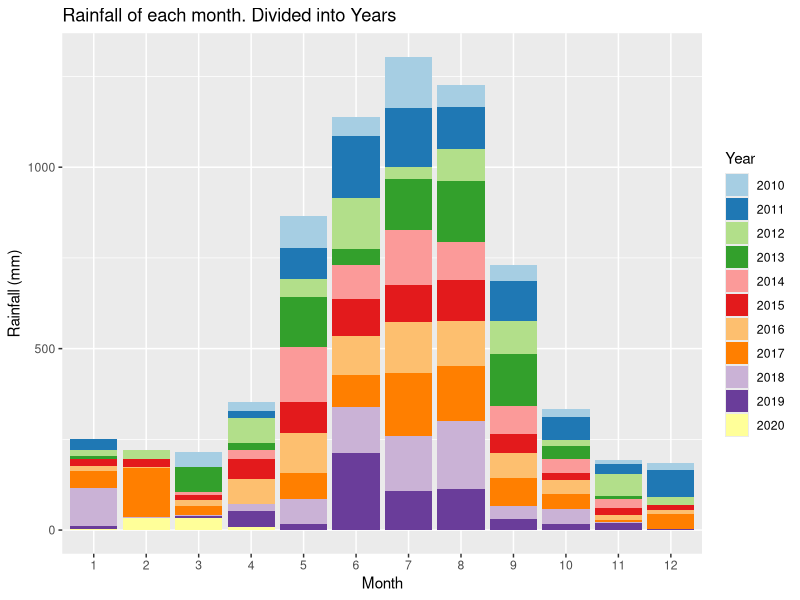
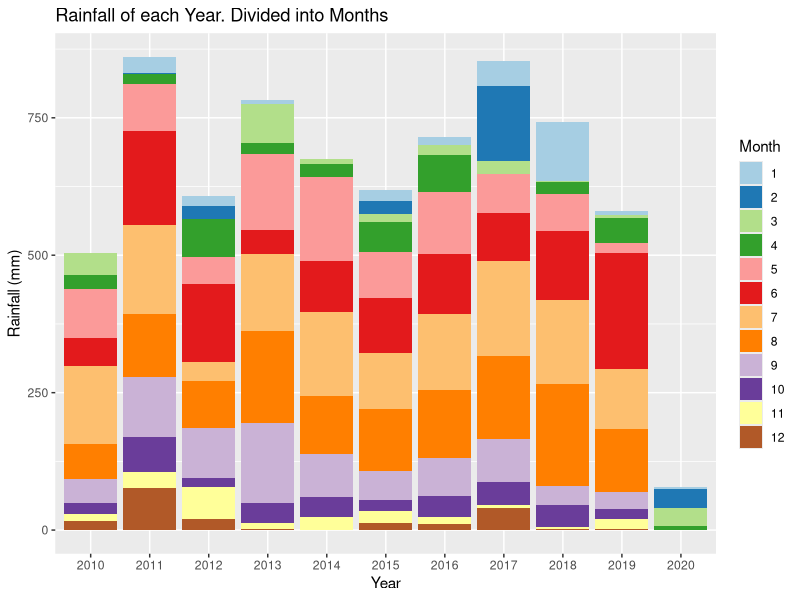
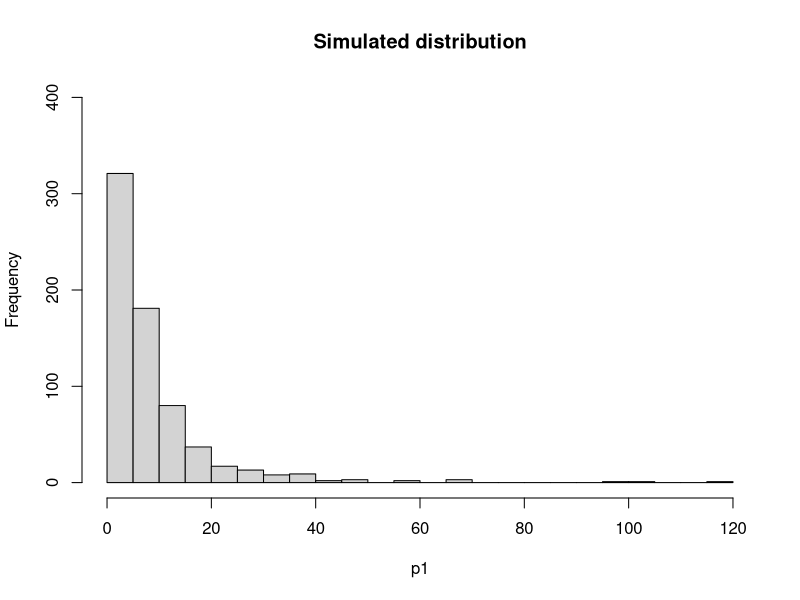
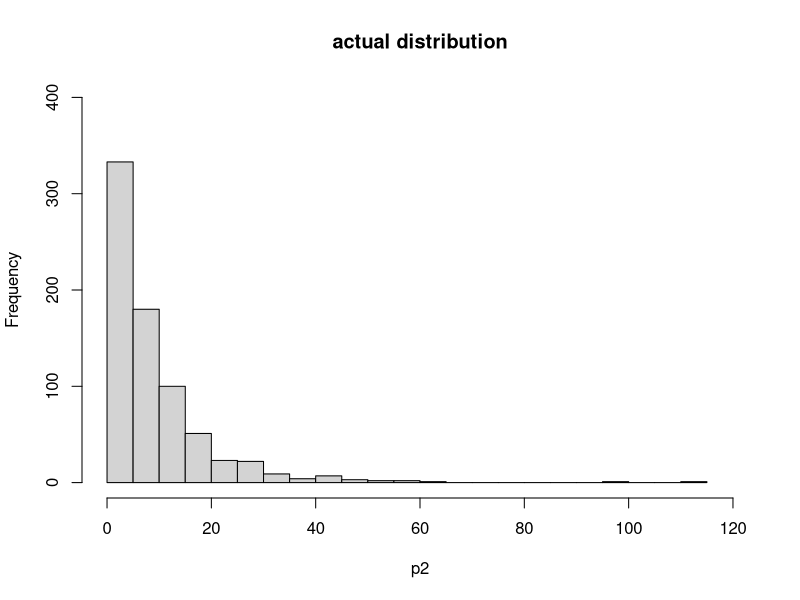
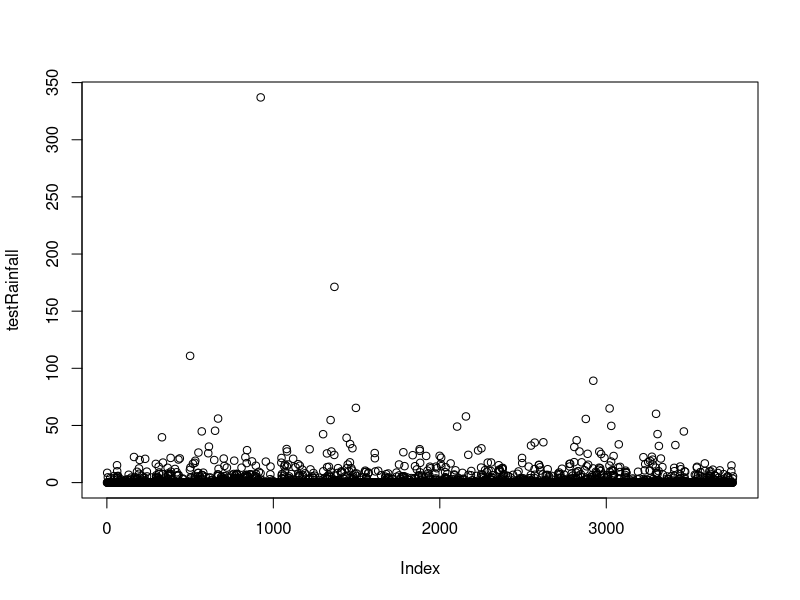
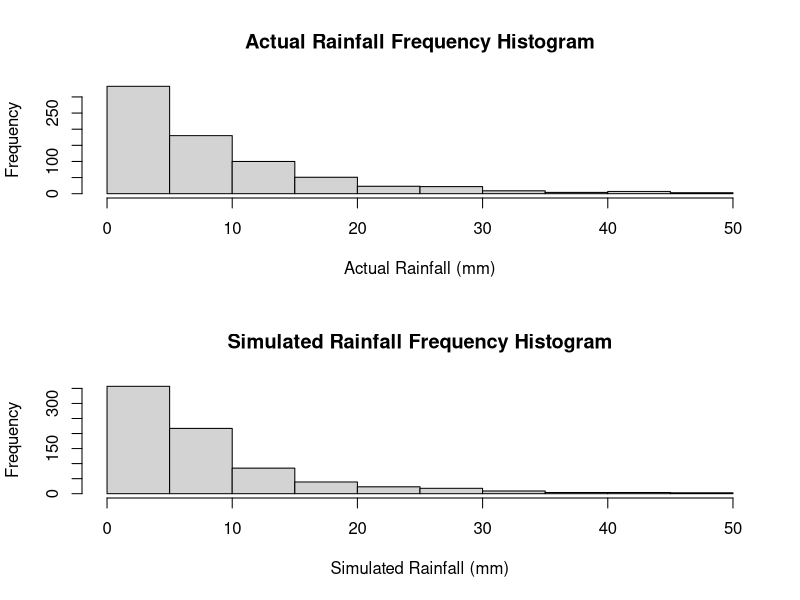
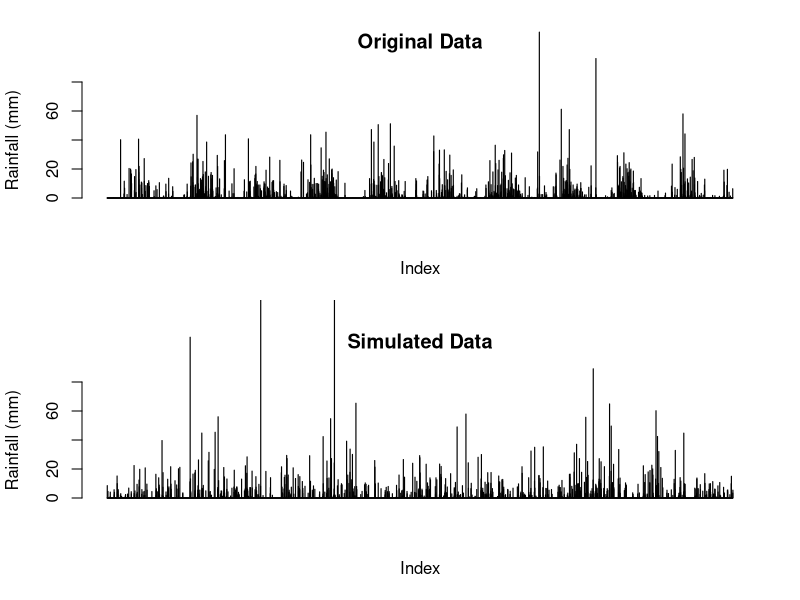
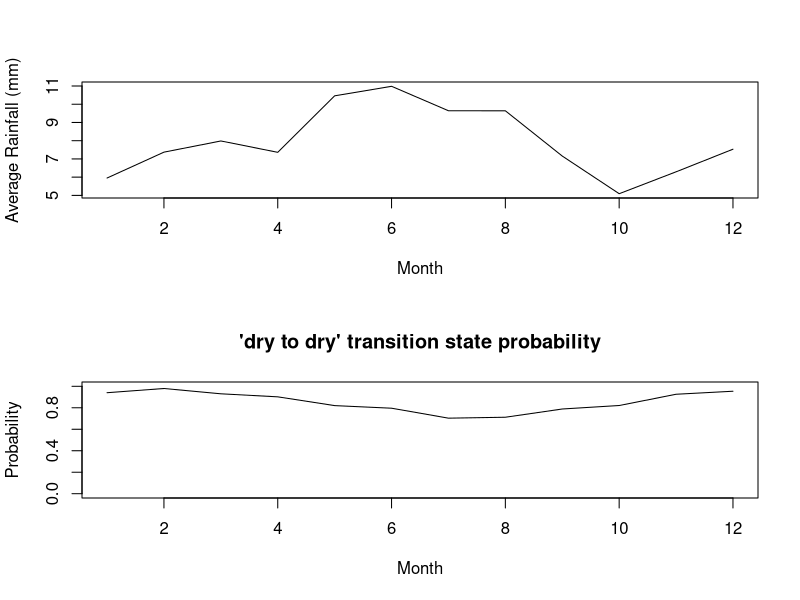

R code for these plots, in order:
## ---- chunk 1
knitr::opts_chunk$set(echo = TRUE)
## ---- chunk 2
# Reading in the data from the csv file
data <-  read.csv("IDCJAC0009_009225_1800_Data.csv")
weather_data <- data
weather_data <- weather_data[which(is.na(weather_data$Rainfall.amount..millimetres.) == FALSE),] # Excludes rows with no rainfall record made 
## ---- chunk 3
weather_data$date <- do.call(paste, c(weather_data[c("Day", "Month", "Year")], sep = "-")) # Creating a column that contains the date for easy indentification
## ---- chunk 4
# Function to categorise day as either 'wet' or 'dry' for the Markov Chain functions
state <- function(x){
  stateList <- c()
  for(ii in 1:length(x)){
    if(x[ii] < 1){
      stateList <- c(stateList, "dry")
    }
    if(x[ii] >= 1){
      stateList <- c(stateList, "wet")
    }
  }
  return(stateList)
}
weather_data$state <- state(weather_data$Rainfall.amount..millimetres.)
## ---- chunk 5
# Function establishing Markov Chain transition state. Establishing the relationship between the rainfall of a given day and the day before it.
transitionState <- function(x){
  transitionStateList <- c('') # Can't find transition state of first observation.
  for(i in 2:length(x)){
    if(x[i] == "dry"){
      if (x[i-1] == "dry"){
        transitionStateList <- c(transitionStateList, "DryToDry")
      }
      else {
        transitionStateList <- c(transitionStateList, "WetToDry")
      }
    }
    if(x[i] == "wet"){
      if (x[i-1] == "dry"){
        transitionStateList <- c(transitionStateList, "DryToWet")
      }
      else {
        transitionStateList <- c(transitionStateList, "WetToWet")
      }
    }
  }
  return(transitionStateList)
}
weather_data$transitionState <- transitionState(weather_data$state)
## ---- chunk 6
train_data <- subset(weather_data, Year >= 2010) # Only look at the most recent, relevant data.
library(ggplot2)
library(RColorBrewer)

# Explorative plots investigating the distribution of rainfall across months and years

# Plotting the rainfall data (grouped by years and months)
# Distribution of rainfall by month (segmented by year)
ggplot(train_data, aes(x = factor(Month), y = Rainfall.amount..millimetres., fill = factor(Year))) + 
  geom_bar(stat = "identity") + 
  scale_fill_brewer(palette = "Paired") + 
  xlab("Month")+
  ylab("Rainfall (mm)")+
  labs(fill = "Year")+
  ggtitle("Rainfall of each month. Divided into Years")
# There does appear to be a rough distribution of rainfall by month. Most years May, June, July, August, and September (month 5-9) have the most rain. There are outliers

ggplot(train_data, aes(x = factor(Year), y = Rainfall.amount..millimetres., fill = factor(Month))) + 
  geom_bar(stat = "identity") + 
  scale_fill_brewer(palette = "Paired") + 
  xlab("Year")+
  ylab("Rainfall (mm)")+
  labs(fill = "Month")+
  ggtitle("Rainfall of each Year. Divided into Months")
# There does not appear to be any obvious pattern in the rainfall across the 10 years (note. 2020 only contains 4 months of data, hence the low rainfall). The average looks to be around 650-700 mm. 
## ---- chunk 7
table(train_data$Month, train_data$Year) # only four months of data in 2020
## ---- chunk 8
#Calculating transition state probabilities, in general (no respect to month or season)
weatherTable <- table(train_data$transitionState)

probWetToWet = weatherTable['WetToWet'] / (weatherTable['WetToWet'] + weatherTable['WetToDry'])
probWetToWet

probDryToDry = weatherTable['DryToDry'] / (weatherTable['DryToDry'] + weatherTable['DryToWet'])
probDryToDry
## ---- chunk 9
#Basic generator (No seasonal variation)

currentState = "dry" # Years start with very little rain, so more likely to start dry

#calculated above
generateRainfallBasic <- function(genLength){
  rainAmountList <- c()
  for (i3 in 1:genLength){
    if (currentState == "dry"){
      if (runif(1) < probDryToDry){
        currentState = "dry"
      }
      else{
        currentState = "wet"
      }
    }
    else if (currentState == "wet"){
      if (runif(1) < probWetToWet){
        currentState = "wet"
      }
      else{
        currentState = "dry"
      }
    }
                                      #generating amount of rainfall if state is wet, else 0
    if (currentState == "wet"){
      rainAmount <- 5*exp(rnorm(1))
      rainAmountList <- c(rainAmountList, rainAmount)
    }
    else{
      rainAmountList <- c(rainAmountList, 0)
    }
  }
  return(rainAmountList)
}
## ---- chunk 10
#comparing log-normal against actual data, veeerryyyy close fit, will use log-normal for rainfall sim
p1 <- 5*exp(rnorm(732))
p1 <- p1[p1>1]
hist(p1, breaks = 30, xlim = c(0,120), ylim = c(0,400), main = "Simulated distribution")

p2 <- train_data$Rainfall.amount..millimetres.[train_data$Rainfall.amount..millimetres.>1]
hist(p2, breaks = 30, xlim = c(0,120), ylim = c(0,400), main = "actual distribution")

## ---- chunk 11
#Basic generator tests
testRainfall = generateRainfallBasic(3761)
plot(testRainfall)

par(mfrow=c(2,1))
hist(train_data$Rainfall.amount..millimetres.[train_data$Rainfall.amount..millimetres.>1 & train_data$Rainfall.amount..millimetres.<50], xlab = "Actual Rainfall (mm)", main = "Actual Rainfall Frequency Histogram")
hist(testRainfall[testRainfall > 1 & testRainfall <50], xlab = "Simulated Rainfall (mm)", main = "Simulated Rainfall Frequency Histogram")

par(mfrow=c(2,1))
barplot(train_data$Rainfall.amount..millimetres., ylim = c(0,80), main = "Original Data", ylab = "Rainfall (mm)", xlab = "Index")
barplot(testRainfall, ylim = c(0,80), main = "Simulated Data", ylab = "Rainfall (mm)", xlab = "Index")
## ---- chunk 12
#Calculates the transition probabilities for each month
transitonStatesMonthsFrame <- data.frame(list(rep(0, 12), list(rep(0, 12), list(rep(0, 12), list(rep(0, 12)))))) #Initialises 12x4 frame filled with zeroes (4 columns for each transition state, 12 rows for each month)
names(transitonStatesMonthsFrame) <- c('DryToDry', 'DryToWet', 'WetToDry', 'WetToWet')

#Makes the dataframe with the count of each transition state with each month
for (i4 in 1:dim(train_data)[1]){
  tempTransitionState <- train_data[i4, 'transitionState']
  tempMonth <- train_data[i4, 'Month'] 
  transitonStatesMonthsFrame[tempMonth, tempTransitionState] <- transitonStatesMonthsFrame[tempMonth, tempTransitionState]+1 # increase count of tempTransitionState for month tempMonth by 1
}
## ---- chunk 13
#Calculates the transition state probabilities for each month in the data frame
probTransitonStatesMonthsFrame <- transitonStatesMonthsFrame
for (i in 1:dim(transitonStatesMonthsFrame)[1]){
  
  probTransitonStatesMonthsFrame[i, 'DryToDry'] <- transitonStatesMonthsFrame[i, 'DryToDry'] / (transitonStatesMonthsFrame[i, 'DryToDry'] + transitonStatesMonthsFrame[i, 'DryToWet'])
  
  probTransitonStatesMonthsFrame[i, 'DryToWet'] <- transitonStatesMonthsFrame[i, 'DryToWet'] / (transitonStatesMonthsFrame[i, 'DryToDry'] + transitonStatesMonthsFrame[i, 'DryToWet'])
    
  probTransitonStatesMonthsFrame[i, 'WetToDry'] <- transitonStatesMonthsFrame[i, 'WetToDry'] / (transitonStatesMonthsFrame[i, 'WetToDry'] + transitonStatesMonthsFrame[i, 'WetToWet'])
    
  probTransitonStatesMonthsFrame[i, 'WetToWet'] <- transitonStatesMonthsFrame[i, 'WetToWet'] / (transitonStatesMonthsFrame[i, 'WetToDry'] + transitonStatesMonthsFrame[i, 'WetToWet'])
}
## ---- chunk 14
#testing average rainfall when its rains in each month, and for wettowet vs drytowet transitions.
test_w2w <- train_data$Rainfall.amount..millimetres.[train_data$transitionState == "WetToWet"]
test_d2w <- train_data$Rainfall.amount..millimetres.[train_data$transitionState == "DryToWet"]
mean(test_w2w)
mean(test_d2w)
wilcox.test(test_d2w, test_w2w)
#since resulting wilcox test p-value is 0.85, we conclude that theres no difference in rainfall depending on the transition state, and do not need to include it in our model.

test_rainfallPerMonth <- train_data[train_data$state == "wet",c(4,6)]
kruskal.test(Rainfall.amount..millimetres. ~ Month, data = test_rainfallPerMonth)
#p-val = 0.00016, therefore difference between average rainfall for each month

## ---- chunk 15
#calculating the mean rainfall when it rains for each month, to change how much it rains according to the generator later on. Limited to less than 60 mls as the dataset is not large enough for large rainfall amounts (such as 114ml in feburary) to not throw the mean off.
rainMonthData <- c()
for (i in 1:12){
  temp<- train_data$Rainfall.amount..millimetres.[train_data$state == "wet" & train_data$Month == i & train_data$Rainfall.amount..millimetres. < 60]
  rainMonthData <- c(rainMonthData, list(temp))
  rm(temp)
}

rainfallAvgMonth <- sapply(rainMonthData, mean)

## ---- chunk 16
plot(c(1:12), rainfallAvgMonth, type = "l", xlab = "Month", ylab = "Average Rainfall (mm)")
## ---- chunk 17
#How the transition state probabilities vary for each month
plot(probTransitonStatesMonthsFrame$DryToDry, ylim = c(0,1), xlab = "Month", main = "'dry to dry' transition state probability", type = 'l', ylab = "Probability")
plot(probTransitonStatesMonthsFrame$WetToWet, ylim = c(0,1), xlab = "Month", main = "'wet to wet' transition state probability", type = 'l', ylab = "Probability")
## ---- chunk 18

#weather generator accounting  for seasonal variation of transition states 
#yes this is just a spicy version of basic generator it's mostly the same in fact if i forget to even do this it is the same

#Weather generator accounting  for seasonal variation of transition states or something i hope
#Yes this is just a spicy version of basic generator it's mostly the same in fact if i forget to even do this it is the same


generateRainfallSeasonal <- function(input){
  # input must be weather_data or a subset of weather_data
  currentState = "dry" #can make this into a random choice later
  rainAmountList <- c()
  for (i5 in 1:dim(input)[1]){
    if (currentState == "dry"){
      if (runif(1) < probTransitonStatesMonthsFrame[input[i5, 'Month'], 'DryToDry']){ #now inputs depending on the month of input
        currentState = "dry"
      }
      else{
        currentState = "wet"
      }
    }
    else if (currentState == "wet"){
      if (runif(1) < probTransitonStatesMonthsFrame[input[i5, 'Month'], 'WetToWet']){
        currentState = "wet"
      }
      else{
        currentState = "dry"
      }
    }
                                      #generating amount of rainfall if state is wet, else 0
    if (currentState == "wet"){
      
      #rainAmount <- 5*exp(rnorm(1)) #now log-normal dist, 5 used because is close to mean of weather_data's / the mean of what exp(rnorm(1)) is by default /// Old Version 
      rainAmount <- rainfallAvgMonth[input[i5, 'Month']]*exp(rnorm(1))/1.648 #average of exp(rnorm(1)) is ~1.648, so we divide by that so the average of each month will just be the actual average calculated from rainfallAvgMonth.
      
      rainAmountList <- c(rainAmountList, rainAmount)
    }
    else{
      rainAmountList <- c(rainAmountList, 0)
    }
  }
  return(rainAmountList)
}
## ---- chunk 19
#testing code for seasonal generator
inputSeasonalRainfall <- dplyr::select(train_data, 'Year', 'Month', 'Day') #using existing train data's dates to input to function, instead of putting in just how many to generate

testSeasonalRainfall = generateRainfallSeasonal(inputSeasonalRainfall)
## ---- chunk 20
par(mfrow=c(2,1))
barplot(train_data$Rainfall.amount..millimetres., ylim = c(0,80), main = "Original Data", ylab = "Rainfall (mm)", xlab = "Index")
barplot(testSeasonalRainfall, ylim = c(0,80), main = "Simulated Data - seasonal", ylab = "Rainfall (mm)", xlab = "Index")
## ---- chunk 21
#comparing log-normal against actual data, veery close fit, will use log-normal for rainfall sim
p1 <- 5*exp(rnorm(732))
p1 <- p1[p1>1]
hist(p1, breaks = 30, xlim = c(0,120), ylim = c(0,400), main = "Simulated distribution")

p2 <- train_data$Rainfall.amount..millimetres.[train_data$Rainfall.amount..millimetres.>1]
hist(p2, breaks = 30, xlim = c(0,120), ylim = c(0,400), main = "actual distribution")

## ---- chunk 22
set.seed(100345)

sampID <- sample.int(nrow(train_data), size = 0.5*nrow(train_data), replace = FALSE)
train_data <- train_data[sampID,] # 50% of data for training
test_data <- train_data[-sampID,] # 50% for testing
## ---- chunk 23
#code to calculate transition probabilities for each month (copied from earlier)

transitonStatesMonthsFrame <- data.frame(list(rep(0, 12), list(rep(0, 12), list(rep(0, 12), list(rep(0, 12)))))) #initialising frame by creating 12x4 frame filled with zeroes
names(transitonStatesMonthsFrame) <- c('DryToDry', 'DryToWet', 'WetToDry', 'WetToWet') #name da columns

for (i4 in 1:dim(train_data)[1]){ #making dataframe with count of each transition state for each month
  tempTransitionState <- train_data[i4, 'transitionState']
  tempMonth <- train_data[i4, 'Month']
  transitonStatesMonthsFrame[tempMonth, tempTransitionState] <- transitonStatesMonthsFrame[tempMonth, tempTransitionState]+1
}
## ---- chunk 24
#also copied from earlier
probTransitonStatesMonthsFrame<- transitonStatesMonthsFrame
for (i in 1:dim(transitonStatesMonthsFrame)[1]){ #calculating transition probs for each month in df
  
  probTransitonStatesMonthsFrame[i, 'DryToDry'] <- transitonStatesMonthsFrame[i, 'DryToDry'] / (transitonStatesMonthsFrame[i, 'DryToDry'] + transitonStatesMonthsFrame[i, 'DryToWet'])
  
  probTransitonStatesMonthsFrame[i, 'DryToWet'] <- transitonStatesMonthsFrame[i, 'DryToWet'] / (transitonStatesMonthsFrame[i, 'DryToDry'] + transitonStatesMonthsFrame[i, 'DryToWet'])
    
  probTransitonStatesMonthsFrame[i, 'WetToDry'] <- transitonStatesMonthsFrame[i, 'WetToDry'] / (transitonStatesMonthsFrame[i, 'WetToDry'] + transitonStatesMonthsFrame[i, 'WetToWet'])
    
  probTransitonStatesMonthsFrame[i, 'WetToWet'] <- transitonStatesMonthsFrame[i, 'WetToWet'] / (transitonStatesMonthsFrame[i, 'WetToDry'] + transitonStatesMonthsFrame[i, 'WetToWet'])
}
## ---- chunk 25
#generate test data
testSeasonalRainfall50 = generateRainfallSeasonal(train_data)
## ---- chunk 26
par(mfrow = c(2, 1))

barplot(testSeasonalRainfall50, ylab = "Rainfall (mm)", xlab = "index", main = "Simulated data")
barplot(test_data$Rainfall.amount..millimetres., ylab = "Rainfall (mm)", xlab  = "index", main = "Actual data")
## ---- chunk 27
train_data <- subset(weather_data, Year >= 2010)
train10_data <- subset(weather_data, Year >= 2009 & Year < 2019)
data_2019 <- subset(weather_data, Year == 2019)
## ---- chunk 28
#code to calculate transition probabilities for each month (copied from earlier)

transitonStatesMonthsFrame <- data.frame(list(rep(0, 12), list(rep(0, 12), list(rep(0, 12), list(rep(0, 12)))))) #initialising frame by creating 12x4 frame filled with zeroes
names(transitonStatesMonthsFrame) <- c('DryToDry', 'DryToWet', 'WetToDry', 'WetToWet') #name da columns

for (i4 in 1:dim(train10_data)[1]){ #making dataframe with count of each transition state for each month
  tempTransitionState <- train10_data[i4, 'transitionState']
  tempMonth <- train10_data[i4, 'Month']
  transitonStatesMonthsFrame[tempMonth, tempTransitionState] <- transitonStatesMonthsFrame[tempMonth, tempTransitionState]+1
}
## ---- chunk 29
#also copied from earlier
probTransitonStatesMonthsFrame<- transitonStatesMonthsFrame
for (i in 1:dim(transitonStatesMonthsFrame)[1]){ #calculating transition probs for each month in df
  
  probTransitonStatesMonthsFrame[i, 'DryToDry'] <- transitonStatesMonthsFrame[i, 'DryToDry'] / (transitonStatesMonthsFrame[i, 'DryToDry'] + transitonStatesMonthsFrame[i, 'DryToWet'])
  
  probTransitonStatesMonthsFrame[i, 'DryToWet'] <- transitonStatesMonthsFrame[i, 'DryToWet'] / (transitonStatesMonthsFrame[i, 'DryToDry'] + transitonStatesMonthsFrame[i, 'DryToWet'])
    
  probTransitonStatesMonthsFrame[i, 'WetToDry'] <- transitonStatesMonthsFrame[i, 'WetToDry'] / (transitonStatesMonthsFrame[i, 'WetToDry'] + transitonStatesMonthsFrame[i, 'WetToWet'])
    
  probTransitonStatesMonthsFrame[i, 'WetToWet'] <- transitonStatesMonthsFrame[i, 'WetToWet'] / (transitonStatesMonthsFrame[i, 'WetToDry'] + transitonStatesMonthsFrame[i, 'WetToWet'])
}
## ---- chunk 30
set.seed(10346)

# using month probabilites generate one years worth of data 
monthList <- subset(weather_data, Year == 2011) # a year that isn't a leap year to get the month list, as generation algorithm only requires months
monthList <- monthList['Month']
testSeasonalRainfall10 <- generateRainfallSeasonal(monthList)
## ---- chunk 31
#compare generated year against 2019
par(mfrow = c(2,1))
barplot(testSeasonalRainfall10, xlab = "Index", ylab = "Rainfall (mm)", main = "Simulated Rainfall")
barplot(data_2019$Rainfall.amount..millimetres., xlab = "Index", ylab = "Rainfall (mm)", main = "2019 Rainfall")
## ---- chunk 32
# check other years for comparison
par(mfrow = c(3,2))
barplot(testSeasonalRainfall10, xlab = "Index", ylab = "Rainfall (mm)", main = "Simulated Rainfall")
year <- subset(weather_data, Year == 2015)
barplot(year$Rainfall.amount..millimetres., xlab = "Index", ylab = "Rainfall (mm)", main = "2015 Rainfall")
year <- subset(weather_data, Year == 2008)
barplot(year$Rainfall.amount..millimetres., xlab = "Index", ylab = "Rainfall (mm)", main = "2008 Rainfall")
year <- subset(weather_data, Year == 2015)
barplot(year$Rainfall.amount..millimetres., xlab = "Index", ylab = "Rainfall (mm)", main = "2017 Rainfall")
year <- subset(weather_data, Year == 2007)
barplot(year$Rainfall.amount..millimetres., xlab = "Index", ylab = "Rainfall (mm)", main = "2007 Rainfall")
year <- subset(weather_data, Year == 2013)
barplot(year$Rainfall.amount..millimetres., xlab = "Index", ylab = "Rainfall (mm)", main = "2013 Rainfall")
rm(year)
## ---- chunk 33
# Creates a graph of difference in rainfall for years, weeks, months, years to see if there are any potential patterns.

# Creates a list of the weekly rainfall
RainfallWeekly <- data.frame("Rainfall (mm)", "Week")
colnames(RainfallWeekly) <- c("Rainfall (mm)", "Week")
RainfallWeekly$`Rainfall (mm)` <- as.numeric(RainfallWeekly$`Rainfall (mm)`)
RainfallWeekly$Week <- as.numeric(RainfallWeekly$Week)
week = 1
weekRain = 0
for(ii in c(1: nrow(weather_data))){
  weekRain = weekRain + weather_data[ii, 6] # rainfall amount for that row
  
  if(ii%%7 == 0){ # every 7th row
    RainfallWeekly[(ii/7), 1] <- weekRain # 1 row of RainfallWeekly created every 7 rows (1 weeks) - inserting rainfall total for that week
    RainfallWeekly[(ii/7), 2] <- week
    week = week + 1
    weekRain = 0 # clear total rainfall to prepare for next week
  }
}
## ---- chunk 34
RainfallWeeklyDiff <- data.frame(c(1:(nrow(RainfallWeekly)-1)), c(1:(nrow(RainfallWeekly)-1))) # data frame with two columns, one less row than RainfallWeekly
colnames(RainfallWeeklyDiff) <- c("Rainfall diff (mm)", "Week")
RainfallWeeklyDiff$`Rainfall diff (mm)` <- diff(RainfallWeekly$`Rainfall (mm)`) # change in weeks
## ---- chunk 35
# plot first 700 weeks first against the difference in rainfall, and then the rainfall per week
par(mfrow = c(4,1))
plot(RainfallWeeklyDiff[c(1:350), 2], RainfallWeeklyDiff[c(1:350), 1], xlab = "week", ylab = "change in rainfall (mm)", cex = 2, type = "b")
plot(RainfallWeekly[c(1:350), 2], RainfallWeekly[c(1:350), 1], xlab = "week", ylab = "rainfall (mm)", type = "l")
plot(RainfallWeeklyDiff[c(351:700), 2], RainfallWeeklyDiff[c(351:700), 1], xlab = "week", ylab = "change in rainfall (mm)", cex = 2, type = "b")
plot(RainfallWeekly[c(351:700), 2], RainfallWeekly[c(351:700), 1], xlab = "week", ylab = "rainfall (mm)", type = "l")

## ---- chunk 36
# plot second 700 weeks first against the difference in rainfall, and then the rainfall per week
par(mfrow = c(4,1))
plot(RainfallWeeklyDiff[c(701:1050), 2], RainfallWeeklyDiff[c(701:1050), 1], xlab = "week", ylab = "change in rainfall (mm)", cex = 2, type = "b")
plot(RainfallWeekly[c(701:1050), 2], RainfallWeekly[c(701:1050), 1], xlab = "week", ylab = "rainfall (mm)", type = "l")
plot(RainfallWeeklyDiff[c(1051:1414), 2], RainfallWeeklyDiff[c(1051:1414), 1], xlab = "week", ylab = "change in rainfall (mm)", cex = 2, type = "b")
plot(RainfallWeekly[c(1051:1414), 2], RainfallWeekly[c(1051:1414), 1], xlab = "week", ylab = "rainfall (mm)", type = "l")
## ---- chunk 37
rainSort_2019 <- data_2019$Rainfall.amount..millimetres.
# qqplot before removing 'dry' days
qqnorm(rainSort_2019, pch = 1, frame = F, main = "Normal Q-Q Plot of Rainfall 2019 (including dry days)")
qqline(rainSort_2019, col = "red", lwd = 2)
rainSort_2019 <- rainSort_2019[which(rainSort_2019 != 0)]
# qqplot after removing 'dry' days
qqnorm(rainSort_2019, pch = 1, frame = F, main = "Normal Q-Q Plot of Rainfall 2019 (excluding dry days)")
qqline(rainSort_2019, col = "red", lwd = 2)
hist(rainSort_2019, breaks = 50)
# data is not normally distributed
rm(rainSort_2019)
## ---- chunk 38
rain2019 <- subset(weather_data, Year == 2019)
length(rain2019$Rainfall.amount..millimetres.)
length(testSeasonalRainfall10)

## ---- chunk 39
# function to return the sum of ranks of difference (w+ and w-) that are part of the Wilcoxon signed rank calculations
returnRanks <- function(simulated, actual){
  diffs <- (simulated - actual)
  diffs <- diffs[diffs != 0]
  posDifs <- which(diffs > 0)
  negDiffs <- which(diffs < 0)
  rank <- rank(abs(diffs))
  rankPosDiff <- sum(rank[posDifs])
  rankNegDiff <- sum(rank[negDiffs]) 
  return(c(rankPosDiff, rankNegDiff))
}

## ---- chunk 40

table(rain2019$Month)
# Since there are two days missing from October and December, we will have to find the days and remove them from our simulated results.
table(rain2019$Day)
# one month is missing a day 5, and another is missing a day 19 (both 11 when should be 12)/
temp <- subset(rain2019, Day == 5)
temp$Month # 5th of October missing
temp <- subset(rain2019, Day == 19)
temp$Month # 19th of December missing
rm(temp)
## ---- chunk 41
# to perform Wilcoxon Signed Rank test must have paired data, so remove those extra dates from testSeasonalRainfall10
# 2019 is a non leap year

which(rain2019$date == "4-10-2019") # find what row the day before 5-10-2019 is
# thereforer 5-10-2019 would be row 278 (277+1)
which(rain2019$date == "18-12-2019") # find what row the day before 5-10-2019 is
# thereforer 5-10-2019 would be row 353 (351+2). Add two as both 5th october and 19th december are missing

simRainfall2019 <- testSeasonalRainfall10[-c(278, 353)] # remove day 278 and day 353 data from testSeasonalRainfall10
## ---- chunk 42
# test of testSeasonalRainfall10 against 2019 rainfall (testSeasonalRainfall10 was simulation of 2019 rainfall)
wilcox.test(rain2019$Rainfall.amount..millimetres., simRainfall2019, paired = T, alternative = "t", conf.int = T, conf.level = 0.95)

# the p-value is 0.04918,indicating that it is likely that there is a significant difference between the simulated data and the actual data. This means that one set of data was consistently and significantly larger than the other

# manual calculation of Wilcoxon signed rank values 

sumRanks <- returnRanks(simRainfall2019, rain2019$Rainfall.amount..millimetres.)
sumRanks[1] # rankPosDiff ( sum of the ranks of the positive differences)
sumRanks[2] # rankNegDiff (sum of the ranks of the negative differrences)

# rankPosDiff (the sum of the ranks of the differences where the simulated data is greater than the actual) is 7414. rankNegDiff (the sum of the ranks of the the differences where the actual is greater than the simulated) is 5147. rankPosDiff is quite a bit larger than rankNegDiff
## ---- chunk 43
# to confirm the results of the first Wilcoson signed rank test, repeat with 3 different sets of simulated rainfall
set.seed(12345)

# using month probabilites generate one years worth of data 
monthList <- subset(weather_data, Year == 2011) # a year that isn't a leap year to get the month list, as generation algorithm only requires months
monthList <- monthList['Month']
testSeasonalRainfall10 <- generateRainfallSeasonal(monthList)
## ---- chunk 44
simRainfall2019 <- testSeasonalRainfall10[-c(278, 353)] # Removing day 278 and day 353 data from testSeasonalRainfall10 because we are missing data.

wilcox.test(rain2019$Rainfall.amount..millimetres., simRainfall2019, paired = T, alternative = "t", conf.int = T, conf.level = 0.95)

# The p-value is 0.1981, indiciating that there is not a significant difference between the simulated data and the actual data

# manual calculation of Wilcoxon signed rank values 
sumRanks <- returnRanks(simRainfall2019, rain2019$Rainfall.amount..millimetres.)
sumRanks[1] # rankPosDiff ( sum of the ranks of the positive differences)
sumRanks[2] # rankNegDiff (sum of the ranks of the negative differrences)

## ---- chunk 45
set.seed(347876)

# using month probabilites generate one years worth of data 
monthList <- subset(weather_data, Year == 2011) # a year that isn't a leap year to get the month list, as generation algorithm only requires months
monthList <- monthList['Month']
testSeasonalRainfall10 <- generateRainfallSeasonal(monthList)

simRainfall2019 <- testSeasonalRainfall10[-c(278, 353)] # remove day 278 and day 353 data from testSeasonalRainfall10

wilcox.test(rain2019$Rainfall.amount..millimetres., simRainfall2019, paired = T, alternative = "t", conf.int = T, conf.level = 0.95)

# manual calculation of Wilcoxon signed rank values 
sumRanks <- returnRanks(simRainfall2019, rain2019$Rainfall.amount..millimetres.)
sumRanks[1] # rankPosDiff ( sum of the ranks of the positive differences)
sumRanks[2] # rankNegDiff (sum of the ranks of the negative differrences)

## ---- chunk 46
set.seed(3456789)
# using month probabilites generate one years worth of data 
monthList <- subset(weather_data, Year == 2011) # a year that isn't a leap year to get the month list, as generation algorithm only requires months
monthList <- monthList['Month']
testSeasonalRainfall10 <- generateRainfallSeasonal(monthList)

simRainfall2019 <- testSeasonalRainfall10[-c(278, 353)] # remove day 278 and day 353 data from testSeasonalRainfall10

wilcox.test(rain2019$Rainfall.amount..millimetres., simRainfall2019, paired = T, alternative = "t", conf.int = T, conf.level = 0.95)


# manual calculation of Wilcoxon signed rank values 
sumRanks <- returnRanks(simRainfall2019, rain2019$Rainfall.amount..millimetres.)
sumRanks[1] # rankPosDiff ( sum of the ranks of the positive differences)
sumRanks[2] # rankNegDiff (sum of the ranks of the negative differrences)

## ---- chunk 47
# looking at the four total simulations created, there is generally no significant different between the simulated rainfall and the actual rainfall. 
# However looking at rankPosDiff and rankNegDiff calculated for each (the sum of the ranks of the positive and negative differences between the simulated and actual data respectively), the simulated rainfall was consistently larger than the actual data 
# The reason for this is likely because 2019 had a very small amount of rainfall compared to the rest of the years.
sum(train10_data$Rainfall.amount..millimetres.)/10 # /10 to get average of 10 years of rain data
sum(rain2019$Rainfall.amount..millimetres.)
## ---- chunk 48
median(simRainfall2019)
median(rain2019$Rainfall.amount..millimetres.)

# given the number of dry days, it makes sense that the median's would be very similar in the Wilcoxon Signed Rank test
# To perform the Wilcoxon Signed Rank test we remove those dates from testSeasonalRainfall10
# 2019 is a non leap year so February will have 28 days
#October 5th and December 19th are missing, so we remove them
month_result <- which(rain2019$date == "4-10-2019" | rain2019$date=="18-12-2019")
## ---- chunk 49
simRainfall2019 <- testSeasonalRainfall10[-c(month_result[1]+1, month_result[2]+1)] #Removing 4/10/19 and 18/12/19 because these dates are missing from the data.
# Test of testSeasonalRainfall10 against 2019 rainfall (testSeasonalRainfall10 was simulation of 2019 rainfall)
wilcox.test(simRainfall2019, rain2019$Rainfall.amount..millimetres., paired = T, alternative = "t")

# Since the p-value is relatively high, it can be concluded that there is no significant diference between the simulated 2019 data and the actual 2019 data. 
# While the simulation may not be an accurate prediction of 2019 (as seen in the barplots), the simulation was also not logically flawed, as there is not a significant difference between the median of the simulation and the median of the actual.
#Furthermore, a qucik comparison of the medians in the Wilcoxon Signed Rank test shows that (as expected) they are also very similar.
cat("Median of actual and simulated rainfall respectively: ", median(rain2019$Rainfall.amount..millimetres.), median(simRainfall2019))
rm(simRainfall2019)
## ---- chunk 50
# looking at 2013 data (which had a larger than average amount of rain)

rain2013 <- subset(weather_data, Year == 2013)
simRainfall2013 <- generateRainfallSeasonal(monthList)
wilcox.test(simRainfall2013, rain2013$Rainfall.amount..millimetres., paired = T, conf.int = T, conf.level = 0.95)

par(mfrow = c(2,1))
barplot(simRainfall2013, xlab = "Index", ylab = "Rainfall (mm)", main = "Simulated Rainfall")
barplot(rain2013$Rainfall.amount..millimetres., xlab = "Index", ylab = "Rainfall (mm)", main = "2013 Rainfall")

diffs <- (simRainfall2013 - rain2013$Rainfall.amount..millimetres.)
diffs <- diffs[diffs != 0]
posDifs <- which(diffs > 0)
negDiffs <- which(diffs < 0)
rank <- rank(abs(diffs))
rankPosDiff <- sum(rank[posDifs])
rankNegDiff <- sum(rank[negDiffs]) 

rankPosDiff
rankNegDiff

mean(diffs)
